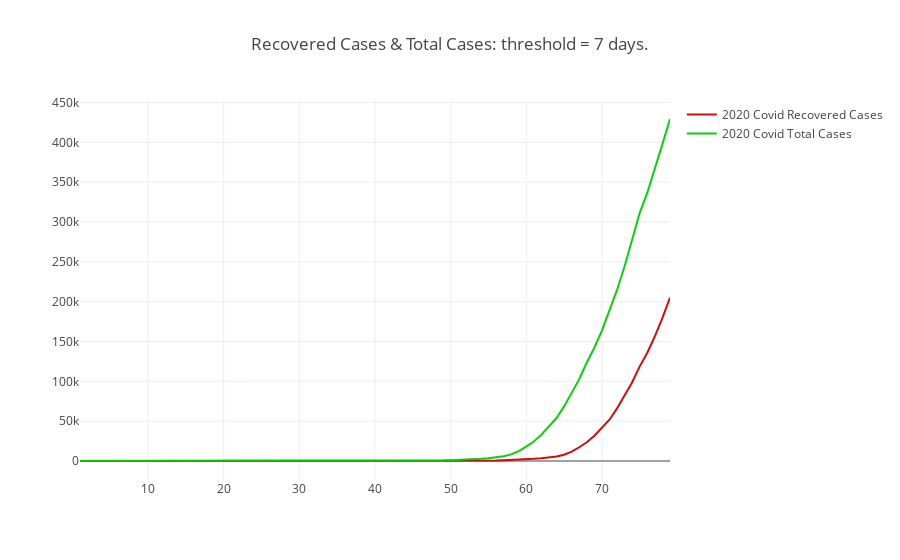

Notebook cell for this chart:
### Markdown cell above
## Recovered Cases, USA

### Code cell
// totalNewDaily


val recovered_cases_usa: Vector[Int] = {
    totalNewDaily().zipWithIndex.map( z => {
        val tnd: DailySnapshot = z._1
        val i: Int = z._2
        if (i < threshold) 0
        else {
            val recovered: Int = totalNewDaily()(i - threshold).totalCases
            val dead: Int = totalNewDaily()(i - (threshold/2)).totalDeaths
            recovered - dead
        }
     })
}

val curve_recovered_cases_trace = Scatter(
  (1 to recovered_cases_usa.size),
  recovered_cases_usa,
  name = "2020 Covid Recovered Cases",
  mode = ScatterMode(ScatterMode.Lines),
  marker = Marker(
    color = Color.RGBA(204, 0, 0, 0.95),
    line = Line(
      color = Color.RGBA(217, 217, 217, 1.0),
      width = 1.0
    ),
    symbol = Symbol.Circle(),
    size = 3
  )
)

val data = Seq(curve_recovered_cases_trace, curve_total_cases_trace)

val layout = Layout(s"Recovered Cases & Total Cases: threshold = ${threshold} days.")

plot(data, layout)

### Figure 1 — Plotly figure (JSON) as saved in the notebook; plotly's stock layout.template omitted (floating-point values rounded to 4 significant figures)
{"data": [{"marker": {"color": "rgba(204, 0, 0, 0.95)", "line": {"color": "rgba(217, 217, 217, 1.0)", "width": 1}, "size": 3, "symbol": "circle"}, "mode": "lines", "name": "2020 Covid Recovered Cases", "type": "scatter", "x": [1, 2, 3, 4, 5, 6, 7, 8, 9, 10, 11, 12, 13, 14, 15, 16, 17, 18, 19, 20, 21, 22, 23, 24, 25, 26, 27, 28, 29, 30, 31, 32, 33, 34, 35, 36, 37, 38, 39, 40, 41, 42, 43, 44, 45, 46, 47, 48, 49, 50, 51, 52, 53, 54, 55, 56, 57, 58, 59, 60, 61, 62, 63, 64, 65, 66, 67, 68, 69, 70, 71, 72, 73, 74, 75, 76, 77, 78, 79], "y": [0, 0, 0, 0, 0, 0, 0, 1, 1, 1, 2, 3, 5, 5, 5, 5, 6, 7, 8, 11, 11, 11, 12, 12, 12, 12, 12, 13, 13, 14, 15, 15, 15, 15, 25, 25, 25, 27, 30, 30, 30, 43, 44, 57, 54, 55, 58, 76, 89, 106, 139, 202, 280, 391, 504, 698, 958, 1195, 1577, 2108, 2741, 3397, 4242, 5562, 7909, 11867, 17265, 23542, 31786, 41850, 51804, 66051, 82460, 98855, 118778, 135962, 156562, 179550, 205056]}, {"marker": {"color": "rgba(0, 204, 0, 0.95)", "line": {"color": "rgba(217, 217, 217, 1.0)", "width": 1}, "size": 3, "symbol": "circle"}, "mode": "lines", "name": "2020 Covid Total Cases", "type": "scatter", "x": [1, 2, 3, 4, 5, 6, 7, 8, 9, 10, 11, 12, 13, 14, 15, 16, 17, 18, 19, 20, 21, 22, 23, 24, 25, 26, 27, 28, 29, 30, 31, 32, 33, 34, 35, 36, 37, 38, 39, 40, 41, 42, 43, 44, 45, 46, 47, 48, 49, 50, 51, 52, 53, 54, 55, 56, 57, 58, 59, 60, 61, 62, 63, 64, 65, 66, 67, 68, 69, 70, 71, 72, 73, 74, 75, 76, 77, 78, 79], "y": [1, 1, 1, 2, 3, 5, 5, 5, 5, 6, 7, 8, 11, 11, 11, 12, 12, 12, 12, 12, 13, 13, 14, 15, 15, 15, 15, 25, 25, 25, 27, 30, 30, 30, 43, 45, 60, 60, 65, 70, 88, 104, 125, 161, 228, 311, 428, 547, 748, 1018, 1263, 1668, 2224, 2898, 3600, 4507, 5905, 8345, 12413, 17996, 24532, 33061, 43499, 53938, 68537, 85533, 102766, 123619, 142194, 163683, 188049, 214711, 244423, 276501, 311536, 336774, 366238, 397754, 429319]}], "layout": {"title": "Recovered Cases & Total Cases: threshold = 7 days."}}
